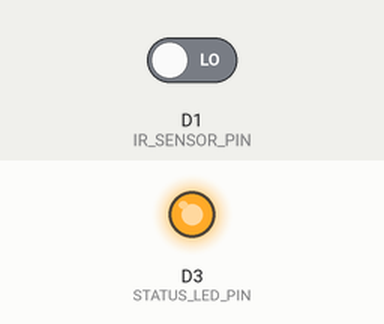
This sketch was run on a simulated ESP8266 (Wemos D1 mini). Parts: output pins drawn as LEDs (lit = HIGH). Inputs (shaded band) come from the test bench; at power-on: D1 (IR_SENSOR_PIN) LOW. WiFi joins after 1.5 s; servers stay silent unless stated; uploads are accepted with an empty reply; what the sketch prints to the serial monitor is not drawn.

Above: at 2.9 s.
3.0 s: D1 (IR_SENSOR_PIN) driven HIGH
At 4.3 s:
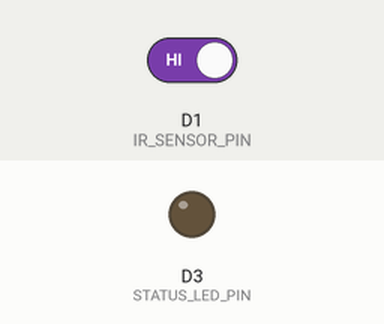
5.0 s: D1 (IR_SENSOR_PIN) driven LOW
At 6.1 s:
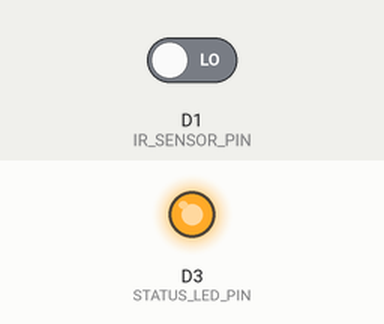
Timing chart, 0 to 8.0 s (numbered marks = the images above; inputs shaded):
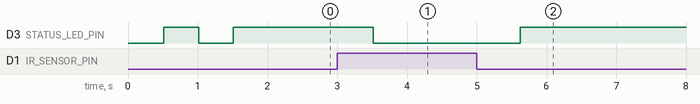

Measured:
- after the input at 3.0 s, D3 (STATUS_LED_PIN): HIGH → LOW after 0.52 s
- after the input at 5.0 s, D3 (STATUS_LED_PIN): LOW → HIGH after 0.62 s

The sketch:

esp8266_ir_sensor.ino
```cpp
/*
 * =================================================================================
 * ParkNest IoT Firmware - ESP8266 Wi-Fi Module with IR Parking Slot Sensor
 * =================================================================================
 *
 * HARDWARE CONNECTIONS:
 * ---------------------
 * - ESP8266 NodeMCU / Wemos D1 Mini
 * - IR Obstacle / Proximity Sensor Module (FC-51 / TCRT5000 / Sharp IR)
 *     - VCC  -> 3.3V or 5V
 *     - GND  -> GND
 *     - OUT  -> D1 (GPIO 5) [Digital Input]
 * - Built-in LED / Status LED -> D3 (GPIO 0) / D4 (GPIO 2)
 *
 * DEPENDENCIES (Standard Arduino ESP8266 Core Libraries):
 * -------------------------------------------------------
 * - ESP8266WiFi.h
 * - ESP8266HTTPClient.h
 * - WiFiClient.h
 */

#include <ESP8266WiFi.h>
#include <ESP8266HTTPClient.h>
#include <WiFiClient.h>

// ================= USER CONFIGURATION =================
const char* WIFI_SSID        = "YOUR_WIFI_SSID";
const char* WIFI_PASS        = "YOUR_WIFI_PASSWORD";

// Replace with your Node.js backend IP and port (e.g., http://192.168.1.100:5002/api/sensors/update)
const char* SERVER_URL       = "http://192.168.1.100:5002/api/sensors/update";

const char* SENSOR_ID        = "PN-SENSOR-001";
const char* SLOT_ID          = "PN-A-001";
const char* FIRMWARE_VERSION = "1.0.3";

// Hardware Pins
const int IR_SENSOR_PIN      = D1;  // GPIO5 connected to IR Sensor OUT
const int STATUS_LED_PIN     = D3;  // GPIO0 Status LED

// Sensor Behavior Parameters
const bool IR_ACTIVE_LOW     = true;  // Most IR sensors output LOW (0) when obstacle detected
const unsigned long HEARTBEAT_INTERVAL_MS = 10000; // Heartbeat telemetry every 10 sec
const unsigned long DEBOUNCE_TIME_MS      = 500;   // Debounce window to filter noise

// State Variables
bool lastOccupiedState   = false;
bool currentOccupiedState = false;
unsigned long lastStateChangeTime = 0;
unsigned long lastHeartbeatTime   = 0;

void setupWiFi() {
  Serial.println();
  Serial.print("[Wi-Fi] Connecting to ");
  Serial.println(WIFI_SSID);

  WiFi.mode(WIFI_STA);
  WiFi.begin(WIFI_SSID, WIFI_PASS);

  int attempts = 0;
  while (WiFi.status() != WL_CONNECTED && attempts < 20) {
    delay(500);
    Serial.print(".");
    digitalWrite(STATUS_LED_PIN, !digitalRead(STATUS_LED_PIN)); // Blink LED while connecting
    attempts++;
  }

  if (WiFi.status() == WL_CONNECTED) {
    digitalWrite(STATUS_LED_PIN, HIGH);
    Serial.println("\n[Wi-Fi] Connected successfully!");
    Serial.print("[Wi-Fi] Local IP Address: ");
    Serial.println(WiFi.localIP());
  } else {
    digitalWrite(STATUS_LED_PIN, LOW);
    Serial.println("\n[Wi-Fi] Wi-Fi connection timeout, retrying in main loop...");
  }
}

bool transmitSensorData(bool occupied) {
  if (WiFi.status() != WL_CONNECTED) {
    Serial.println("[HTTP] Wi-Fi disconnected. Skipping POST.");
    return false;
  }

  WiFiClient client;
  HTTPClient http;

  http.setTimeout(3000);
  if (!http.begin(client, SERVER_URL)) {
    Serial.println("[HTTP] Unable to connect to host");
    return false;
  }

  http.addHeader("Content-Type", "application/json");

  // Construct JSON payload
  String payload = "{";
  payload += "\"sensorId\":\"" + String(SENSOR_ID) + "\",";
  payload += "\"slotId\":\"" + String(SLOT_ID) + "\",";
  payload += "\"occupied\":" + String(occupied ? "true" : "false") + ",";
  payload += "\"distance\":" + String(occupied ? 5 : 25) + ",";
  payload += "\"ipAddress\":\"" + WiFi.localIP().toString() + "\",";
  payload += "\"firmwareVersion\":\"" + String(FIRMWARE_VERSION) + "\"";
  payload += "}";

  digitalWrite(STATUS_LED_PIN, occupied ? HIGH : LOW);
  int httpResponseCode = http.POST(payload);

  if (httpResponseCode > 0) {
    Serial.printf("[HTTP] POST Response code: %d\n", httpResponseCode);
    String response = http.getString();
    Serial.println("[HTTP] Server Response: " + response);
    http.end();
    return true;
  } else {
    Serial.printf("[HTTP] POST failed, error: %s\n", http.errorToString(httpResponseCode).c_str());
    http.end();
    return false;
  }
}

void setup() {
  Serial.begin(115200);
  pinMode(IR_SENSOR_PIN, INPUT);
  pinMode(STATUS_LED_PIN, OUTPUT);
  digitalWrite(STATUS_LED_PIN, LOW);

  Serial.println("\n=============================================");
  Serial.println("  ParkNest IoT Sensor Firmware Starting...");
  Serial.println("=============================================");

  setupWiFi();

  // Initial sensor read
  int rawRead = digitalRead(IR_SENSOR_PIN);
  currentOccupiedState = IR_ACTIVE_LOW ? (rawRead == LOW) : (rawRead == HIGH);
  lastOccupiedState = currentOccupiedState;

  // Send initial state upon boot
  transmitSensorData(currentOccupiedState);
  lastHeartbeatTime = millis();
}

void loop() {
  if (WiFi.status() != WL_CONNECTED) {
    setupWiFi();
  }

  unsigned long now = millis();

  // Read raw IR sensor digital pin
  int rawRead = digitalRead(IR_SENSOR_PIN);
  bool rawOccupied = IR_ACTIVE_LOW ? (rawRead == LOW) : (rawRead == HIGH);

  // Filter noise / debounce
  if (rawOccupied != lastOccupiedState) {
    lastStateChangeTime = now;
    lastOccupiedState = rawOccupied;
  }

  if ((now - lastStateChangeTime) > DEBOUNCE_TIME_MS) {
    if (rawOccupied != currentOccupiedState) {
      currentOccupiedState = rawOccupied;
      Serial.print("[Sensor] Slot state changed! New State: ");
      Serial.println(currentOccupiedState ? "OCCUPIED" : "AVAILABLE");

      // Transmit state change immediately
      transmitSensorData(currentOccupiedState);
      lastHeartbeatTime = now;
    }
  }

  // Periodic heartbeat transmission
  if ((now - lastHeartbeatTime) >= HEARTBEAT_INTERVAL_MS) {
    Serial.println("[Heartbeat] Sending periodic sensor telemetry...");
    transmitSensorData(currentOccupiedState);
    lastHeartbeatTime = now;
  }

  delay(100);
}
```
